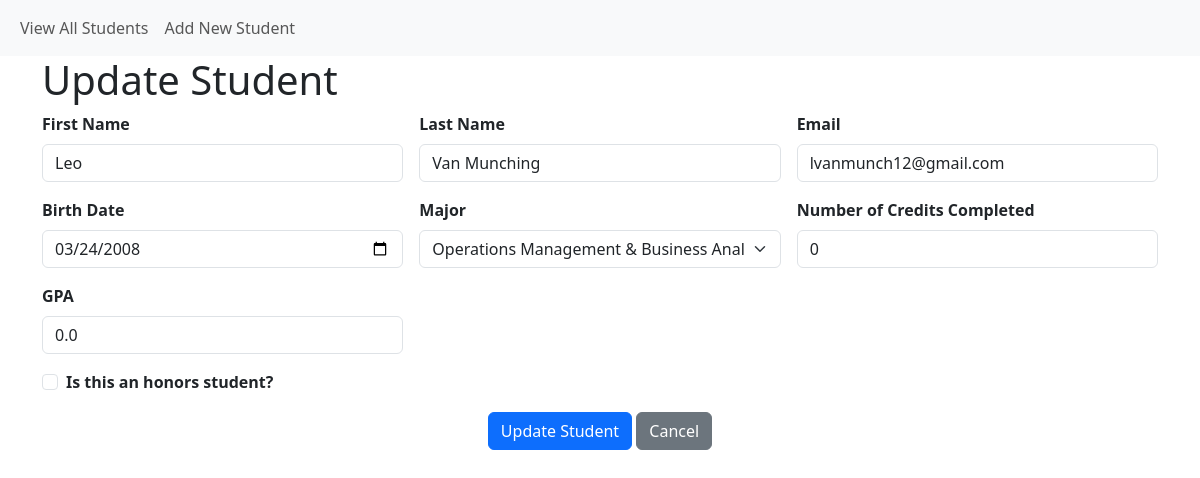
Page /student/update/2 on the committed database.
### models.py (models this page shows, shortened)
class Student(db.Model):
    __tablename__ = "student"
    student_id = db.Column(db.Integer, primary_key=True)
    first_name = db.Column(db.String(30), nullable=False)
    last_name = db.Column(db.String(50), nullable=False)
    major_id = db.Column(db.Integer, db.ForeignKey('major.major_id'))
    birth_date = db.Column(db.DateTime, nullable=False)
    num_credits_completed = db.Column(db.Integer, nullable=False)
    gpa = db.Column(db.Float, nullable=False)
    is_honors = db.Column(db.Boolean, nullable=False)
    email = db.Column(db.String(100), nullable=False)

### app.py (the view, shortened to what this page needs)
@app.route('/student/update/<int:student_id>', methods=['GET', 'POST'])
def student_edit(student_id):
    if request.method == 'GET':
        student = Student.query.filter_by(student_id=student_id).first()
        majors = Major.query.order_by(Major.major) \
            .order_by(Major.major) \
            .all()
        if student:
            return render_template('student_entry.html', student=student, majors=majors, action='update')
        else:
            flash(f'Student attempting to be edited could not be found!', 'error')
    return redirect(url_for('student_view_all'))

### templates/student_entry.html (shortened to what this page needs)
{% extends "base.html" %}
{% block page_head %}
    {% if action and action == 'create' %}
        Add New Student
    {% elif action and action == 'update'  %}
        Update Student
    {% else %}
        View Student
    {% endif %}
{% endblock %}
{% block page_content %}
<form class="row g-3"
      action="{{ url_for('student_edit', student_id=student['student_id']) if student else url_for('student_create') }}" method="post">
<div class="col-md-4">
    <label for="first_name" class="form-label"><strong>First Name</strong></label>
    {% if action and action in ['create', 'update'] %}
    <input type="text" class="form-control" id="first_name" name="first_name" value="{{ student['first_name'] if student else '' }}" required>
    {% else %}
        <br>{{ student['first_name'] }}
    {% endif %}
  </div>
  <div class="col-md-4">
    <label for="last_name" class="form-label"><strong>Last Name</strong></label>
    {% if action and action in ['create', 'update'] %}
    <input type="text" class="form-control" id="last_name" name="last_name" value="{{ student['last_name'] if student else '' }}" required>
    {% else %}
        <br>{{ student['last_name'] }}
    {% endif %}
  </div>
  <div class="col-md-4">
    <label for="email" class="form-label"><strong>Email</strong></label>
    {% if action and action in ['create', 'update'] %}
    <input type="email" class="form-control" id="email" name="email" maxlength="100" value="{{ student['email'] if student else '' }}" required>
       {% else %}
        <br>{{ student['email'] }}
    {% endif %}
  </div>
  <div class="col-md-4">
    <label for="birth_date" class="form-label"><strong>Birth Date</strong></label>
    {% if action and action in ['create', 'update'] %}
    <input type="date" class="form-control" id="birth_date" name="birth_date" value="{{ student['birth_date'].strftime('%Y-%m-%d') if student else '' }}" required>
    {% else %}
        <br>{{ student['birth_date'].strftime('%m/%d/%Y') }}
    {% endif %}
  </div>
  <div class="col-md-4">
    <label for="major_id" class="form-label"><strong>Major</strong></label>
    {% if action and action in ['create', 'update'] %}
    <select name="major_id" id="major_id" class="form-select form-select-md" aria-label=".form-select-md example">
        {% for each_major in majors %}
        <option value="{{ each_major['major_id'] }}"
                {{ 'selected' if student and each_major['major_id'] == student['major_id'] else ''}}>{{ each_major['major'] }}</option>
        {% endfor %}
    </select>
    {% else %}
        <br>
        {% for each_major in majors %}
            {{ each_major['major'] if student and each_major['major_id'] == student['major_id'] else ''}}
        {% endfor %}
    {% endif %}
  </div>
  {% if action and action in ['read', 'update'] %}
  <div class="col-md-4">
    <label for="num_credits_completed" class="form-label"><strong>Number of Credits Completed</strong></label>
    {% if action and action == 'update' %}
    <input type="number" min="0" max="200" class="form-control" id="num_credits_completed" name="num_credits_completed"
           value="{{ student['num_credits_completed'] if student else '' }}" required>
    {% else %}
        <br> {{ student['num_credits_completed'] }}
    {% endif %}
  </div>
  <div class="col-md-4">
    <label for="gpa" class="form-label"><strong>GPA</strong></label>
    {% if action and action in ['create', 'update'] %}
    <input type="number" step="0.01" min="0.00" max="4.00" class="form-control" id="gpa" name="gpa" value="{{ student['gpa'] if student else '' }}" required>
    {% else %}
        <br>{{ student['gpa'] }}
    {% endif %}
  </div>
  {% endif %}
  <div class="col-12">
        {% if action and action in ['create', 'update'] %}
    <div class="form-check">
      <input class="form-check-input" type="checkbox" value="" id="is_honors" name="is_honors"
              {{ 'checked' if student and student['is_honors'] == True else '' }}>
        {% endif %}
      <label class="form-check-label" for="is_honors">
          <strong>Is this an honors student?</strong>
      </label>
  </div>
  </div>
  <div class="col-12 text-center">
    {% if action and action in ['create', 'update'] %}
    <button class="btn btn-primary" type="submit">{{ 'Add' if action=='create' else 'Update' }} Student</button>
    {% endif %}
    <a href="{{ url_for('student_view_all') }}" class="btn btn-secondary" role="button">
        {% if action and action in ['create', 'update'] %}
        Cancel
        {% else %}
        Return
        {% endif %}
    </a>
  </div>
</form>
{% endblock %}

### rows in the picture
Student: first_name "Leo", last_name "Van Munching", email "lvanmunch12@gmail.com", birth_date "03/24/2008", num_credits_completed "0", gpa "0.0"

### other values in the picture
{{ 'Add' if action=='create' else 'Update' }} "Update"
form field major_id "Operations Management & Business Analytics"
